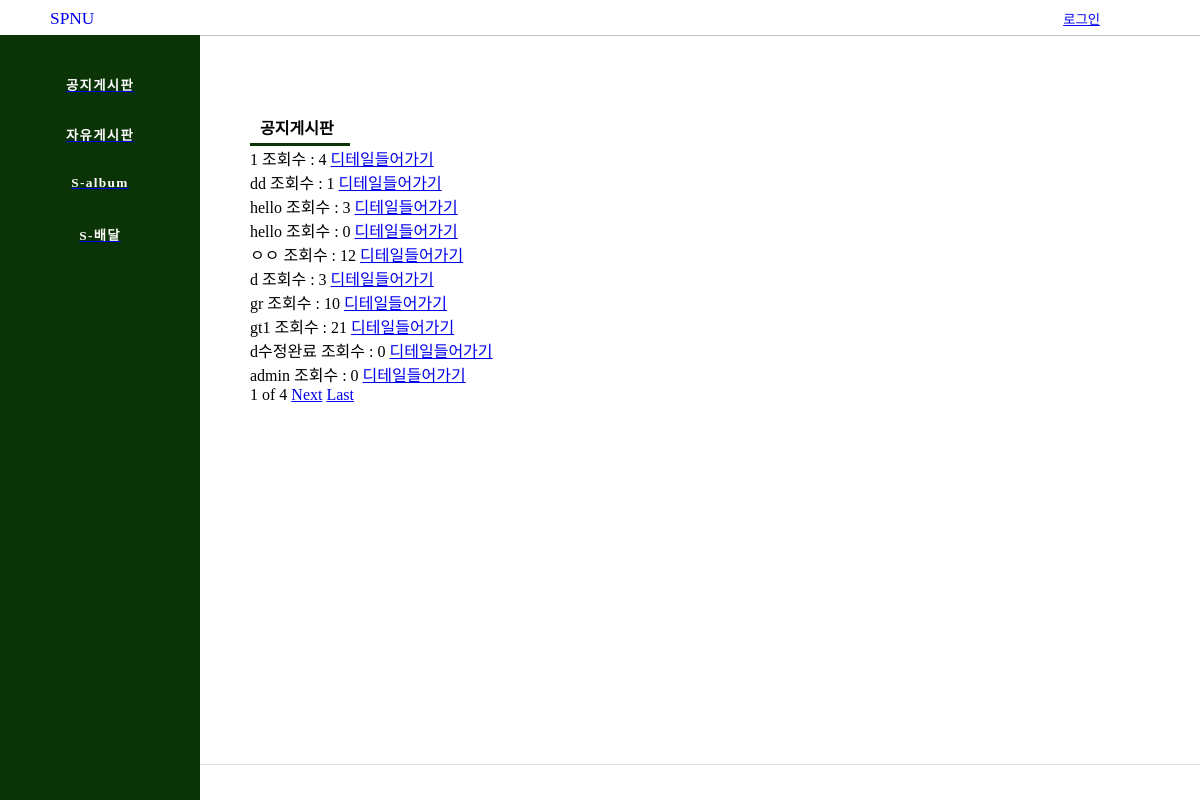
Before: /notice/ with the older database file.
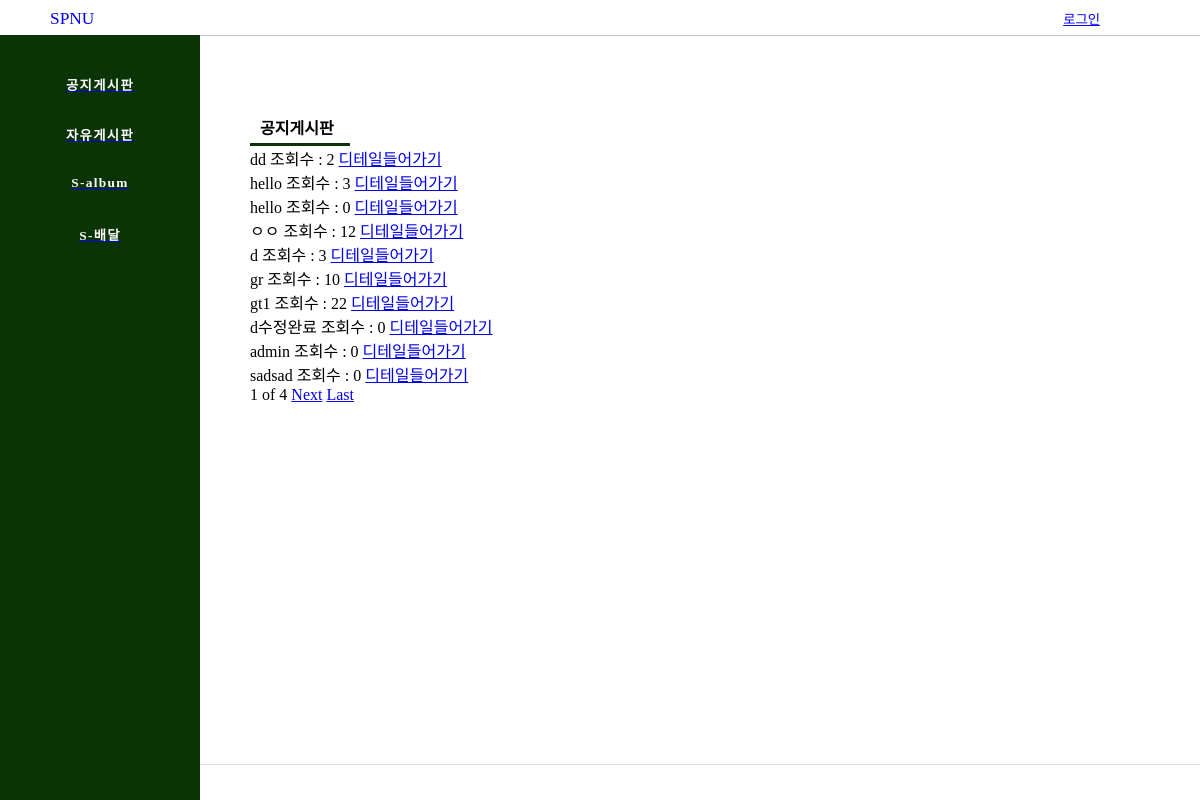
After: the same page with the newer database file.
### board/models.py (models this page shows, shortened)
class NoticeBoard(models.Model):
    title = models.CharField(max_length=100)
    author = models.ForeignKey(settings.AUTH_USER_MODEL, default=1,on_delete=models.CASCADE) # 유저 지워지면 다 지워지게
    text = RichTextUploadingField()
    created_date = models.DateTimeField(auto_now_add=True)
    hits =  models.PositiveIntegerField(default = 0) #조회수

### board/views.py (the view)
# urls.py: path('notice/', notice , name='notice'),
def notice(request):
    notice = NoticeBoard.objects.all().order_by('-id')
    paginator = Paginator(notice , 10) #10페이지씩 자르기
    page = request.GET.get('page')
    posts = paginator.get_page(page) #request된 페이지를 담는다
    return render(request, 'notice.html' , {'notices' : notice , 'notice_posts' : posts})

### board/templates/notice.html (shortened to what this page needs)
{% extends 'base.html' %}
{% block contents %}
<div class="PageName">공지게시판</div>
        {% for notice in notice_posts %}
            {{notice.title}}
            조회수 : {{notice.hits}}
        <a href="{%url 'notice_detail' notice.id%}">디테일들어가기</a>
        <br>
        {% endfor %}
        <span>{{notice_posts.number}}</span>
        <span>of</span>
        <span>{{notice_posts.paginator.num_pages}}</span>
        {% if notice_posts.has_next %}
        <a href="?page={{notice_posts.next_page_number}}">Next</a>
        <a href="?page={{notice_posts.paginator.num_pages}}">Last</a>
        {% endif %}
{% endblock contents %}

Changed rows visible on the page:
removed NoticeBoard: title "1", hits "4"
changed NoticeBoard "dd": hits "1" → "2"
changed NoticeBoard "gt1": hits "21" → "22"
now on this page (row unchanged): NoticeBoard: title "sadsad", hits "0"
